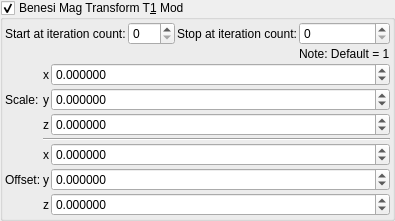
    <widget class="MyGroupBox" name="groupCheck_transf_function_enabledX_false">
     <property name="toolTip">
      <string/>
     </property>
     <property name="title">
      <string>Benesi Mag Transform T&amp;1 Mod</string>
     </property>
     <property name="checkable">
      <bool>true</bool>
     </property>
     <layout class="QVBoxLayout" name="verticalLayout_32" stretch="0,0">
      <property name="spacing">
       <number>2</number>
      </property>
      <property name="leftMargin">
       <number>2</number>
      </property>
      <property name="topMargin">
       <number>2</number>
      </property>
      <property name="rightMargin">
       <number>2</number>
      </property>
      <property name="bottomMargin">
       <number>2</number>
      </property>
      <item>
       <layout class="QGridLayout" name="gridLayout_68">
        <property name="spacing">
         <number>2</number>
        </property>
        <item row="1" column="3">
         <widget class="MySpinBox" name="spinboxInt_transf_stop_iterationsTM_1">
          <property name="sizePolicy">
           <sizepolicy hsizetype="Minimum" vsizetype="Maximum">
            <horstretch>0</horstretch>
            <verstretch>0</verstretch>
           </sizepolicy>
          </property>
          <property name="maximum">
           <number>999</number>
          </property>
         </widget>
        </item>
        <item row="1" column="2">
         <widget class="QLabel" name="label_250">
          <property name="text">
           <string>Stop at iteration count:</string>
          </property>
         </widget>
        </item>
        <item row="1" column="0">
         <widget class="QLabel" name="label_251">
          <property name="text">
           <string>Start at iteration count:</string>
          </property>
         </widget>
        </item>
        <item row="1" column="1">
         <widget class="MySpinBox" name="spinboxInt_transf_start_iterationsTM">
          <property name="sizePolicy">
           <sizepolicy hsizetype="Minimum" vsizetype="Maximum">
            <horstretch>0</horstretch>
            <verstretch>0</verstretch>
           </sizepolicy>
          </property>
          <property name="maximum">
           <number>999</number>
          </property>
         </widget>
        </item>
        <item row="2" column="3">
         <widget class="QLabel" name="label_141">
          <property name="text">
           <string>Note: Default = 1</string>
          </property>
         </widget>
        </item>
       </layout>
      </item>
      <item>
       <layout class="QGridLayout" name="gridLayout_69" columnstretch="0,0,1">
        <property name="spacing">
         <number>2</number>
        </property>
        <item row="6" column="1">
         <widget class="QLabel" name="label_134">
          <property name="sizePolicy">
           <sizepolicy hsizetype="Preferred" vsizetype="Preferred">
            <horstretch>0</horstretch>
            <verstretch>0</verstretch>
           </sizepolicy>
          </property>
          <property name="text">
           <string notr="true">z</string>
          </property>
          <property name="alignment">
           <set>Qt::AlignRight|Qt::AlignTrailing|Qt::AlignVCenter</set>
          </property>
         </widget>
        </item>
        <item row="1" column="2">
         <widget class="MyDoubleSpinBox" name="spinbox3_transf_scale3D_333_y">
          <property name="sizePolicy">
           <sizepolicy hsizetype="Minimum" vsizetype="Maximum">
            <horstretch>0</horstretch>
            <verstretch>0</verstretch>
           </sizepolicy>
          </property>
          <property name="prefix">
           <string/>
          </property>
          <property name="suffix">
           <string/>
          </property>
          <property name="decimals">
           <number>6</number>
          </property>
          <property name="minimum">
           <double>-99.989999999999995</double>
          </property>
          <property name="maximum">
           <double>99.989999999999995</double>
          </property>
          <property name="singleStep">
           <double>0.100000000000000</double>
          </property>
         </widget>
        </item>
        <item row="2" column="2">
         <widget class="MyDoubleSpinBox" name="spinbox3_transf_scale3D_333_z">
          <property name="sizePolicy">
           <sizepolicy hsizetype="Minimum" vsizetype="Maximum">
            <horstretch>0</horstretch>
            <verstretch>0</verstretch>
           </sizepolicy>
          </property>
          <property name="prefix">
           <string/>
          </property>
          <property name="suffix">
           <string/>
          </property>
          <property name="decimals">
           <number>6</number>
          </property>
          <property name="minimum">
           <double>-99.989999999999995</double>
          </property>
          <property name="maximum">
           <double>99.989999999999995</double>
          </property>
          <property name="singleStep">
           <double>0.100000000000000</double>
          </property>
         </widget>
        </item>
        <item row="2" column="1">
         <widget class="QLabel" name="label_139">
          <property name="sizePolicy">
           <sizepolicy hsizetype="Preferred" vsizetype="Preferred">
            <horstretch>0</horstretch>
            <verstretch>0</verstretch>
           </sizepolicy>
          </property>
          <property name="text">
           <string notr="true">z</string>
          </property>
          <property name="alignment">
           <set>Qt::AlignRight|Qt::AlignTrailing|Qt::AlignVCenter</set>
          </property>
         </widget>
        </item>
        <item row="1" column="0">
         <widget class="QLabel" name="label_261">
          <property name="text">
           <string>Scale:</string>
          </property>
         </widget>
        </item>
        <item row="6" column="2">
         <widget class="MyDoubleSpinBox" name="spinbox3_transf_addition_constantA_111_z">
          <property name="sizePolicy">
           <sizepolicy hsizetype="Minimum" vsizetype="Maximum">
            <horstretch>0</horstretch>
            <verstretch>0</verstretch>
           </sizepolicy>
          </property>
          <property name="prefix">
           <string/>
          </property>
          <property name="suffix">
           <string/>
          </property>
          <property name="decimals">
           <number>6</number>
          </property>
          <property name="minimum">
           <double>-99.989999999999995</double>
          </property>
          <property name="maximum">
           <double>99.989999999999995</double>
          </property>
          <property name="singleStep">
           <double>0.100000000000000</double>
          </property>
         </widget>
        </item>
        <item row="4" column="2">
         <widget class="MyDoubleSpinBox" name="spinbox3_transf_addition_constantA_111_x">
          <property name="sizePolicy">
           <sizepolicy hsizetype="Minimum" vsizetype="Maximum">
            <horstretch>0</horstretch>
            <verstretch>0</verstretch>
           </sizepolicy>
          </property>
          <property name="prefix">
           <string/>
          </property>
          <property name="suffix">
           <string/>
          </property>
          <property name="decimals">
           <number>6</number>
          </property>
          <property name="minimum">
           <double>-99.989999999999995</double>
          </property>
          <property name="maximum">
           <double>99.989999999999995</double>
          </property>
          <property name="singleStep">
           <double>0.100000000000000</double>
          </property>
         </widget>
        </item>
        <item row="5" column="2">
         <widget class="MyDoubleSpinBox" name="spinbox3_transf_addition_constantA_111_y">
          <property name="sizePolicy">
           <sizepolicy hsizetype="Minimum" vsizetype="Maximum">
            <horstretch>0</horstretch>
            <verstretch>0</verstretch>
           </sizepolicy>
          </property>
          <property name="prefix">
           <string/>
          </property>
          <property name="suffix">
           <string/>
          </property>
          <property name="decimals">
           <number>6</number>
          </property>
          <property name="minimum">
           <double>-99.989999999999995</double>
          </property>
          <property name="maximum">
           <double>99.989999999999995</double>
          </property>
          <property name="singleStep">
           <double>0.100000000000000</double>
          </property>
         </widget>
        </item>
        <item row="0" column="1">
         <widget class="QLabel" name="label_137">
          <property name="sizePolicy">
           <sizepolicy hsizetype="Preferred" vsizetype="Preferred">
            <horstretch>0</horstretch>
            <verstretch>0</verstretch>
           </sizepolicy>
          </property>
          <property name="text">
           <string notr="true">x</string>
          </property>
          <property name="alignment">
           <set>Qt::AlignRight|Qt::AlignTrailing|Qt::AlignVCenter</set>
          </property>
         </widget>
        </item>
        <item row="5" column="1">
         <widget class="QLabel" name="label_136">
          <property name="sizePolicy">
           <sizepolicy hsizetype="Preferred" vsizetype="Preferred">
            <horstretch>0</horstretch>
            <verstretch>0</verstretch>
           </sizepolicy>
          </property>
          <property name="text">
           <string notr="true">y</string>
          </property>
          <property name="alignment">
           <set>Qt::AlignRight|Qt::AlignTrailing|Qt::AlignVCenter</set>
          </property>
         </widget>
        </item>
        <item row="5" column="0">
         <widget class="QLabel" name="label_260">
          <property name="text">
           <string>Offset:</string>
          </property>
         </widget>
        </item>
        <item row="4" column="1">
         <widget class="QLabel" name="label_135">
          <property name="sizePolicy">
           <sizepolicy hsizetype="Preferred" vsizetype="Preferred">
            <horstretch>0</horstretch>
            <verstretch>0</verstretch>
           </sizepolicy>
          </property>
          <property name="text">
           <string notr="true">x</string>
          </property>
          <property name="alignment">
           <set>Qt::AlignRight|Qt::AlignTrailing|Qt::AlignVCenter</set>
          </property>
         </widget>
        </item>
        <item row="1" column="1">
         <widget class="QLabel" name="label_138">
          <property name="sizePolicy">
           <sizepolicy hsizetype="Preferred" vsizetype="Preferred">
            <horstretch>0</horstretch>
            <verstretch>0</verstretch>
           </sizepolicy>
          </property>
          <property name="text">
           <string notr="true">y</string>
          </property>
          <property name="alignment">
           <set>Qt::AlignRight|Qt::AlignTrailing|Qt::AlignVCenter</set>
          </property>
         </widget>
        </item>
        <item row="0" column="2">
         <widget class="MyDoubleSpinBox" name="spinbox3_transf_scale3D_333_x">
          <property name="sizePolicy">
           <sizepolicy hsizetype="Minimum" vsizetype="Maximum">
            <horstretch>0</horstretch>
            <verstretch>0</verstretch>
           </sizepolicy>
          </property>
          <property name="prefix">
           <string/>
          </property>
          <property name="suffix">
           <string/>
          </property>
          <property name="decimals">
           <number>6</number>
          </property>
          <property name="minimum">
           <double>-99.989999999999995</double>
          </property>
          <property name="maximum">
           <double>99.989999999999995</double>
          </property>
          <property name="singleStep">
           <double>0.100000000000000</double>
          </property>
         </widget>
        </item>
        <item row="3" column="1" colspan="2">
         <widget class="Line" name="line_56">
          <property name="orientation">
           <enum>Qt::Horizontal</enum>
          </property>
         </widget>
        </item>
       </layout>
      </item>
     </layout>
    </widget>
